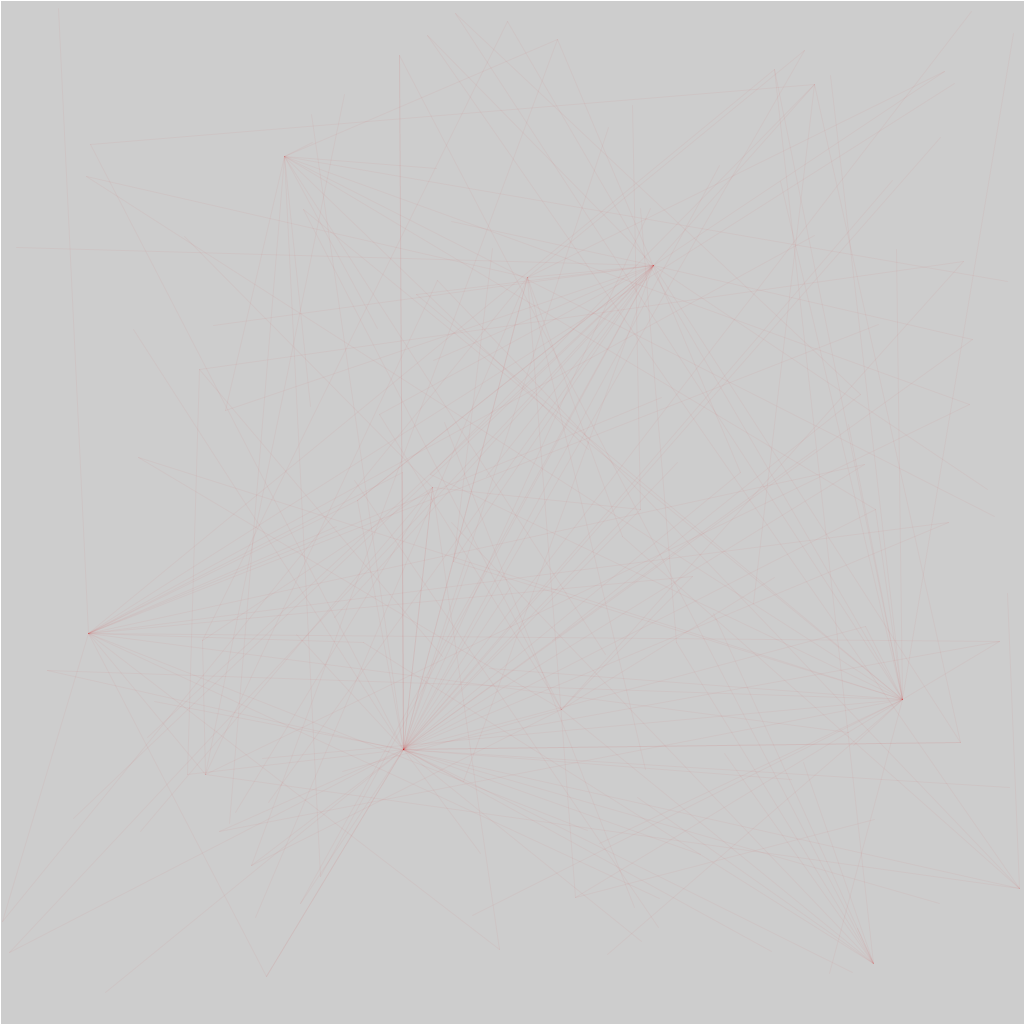
Frame 1 (no input)
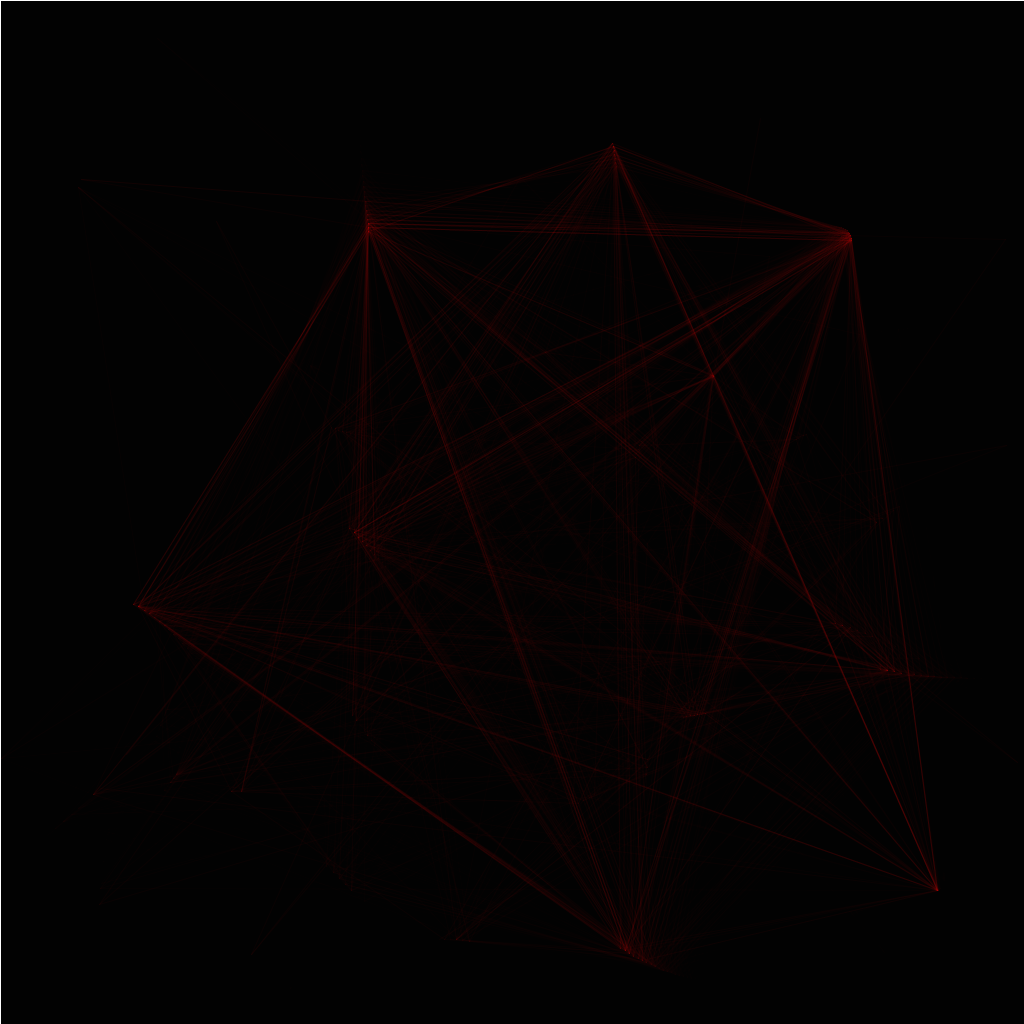
Frame 60 (the mouse pressed at the canvas centre just before this capture)
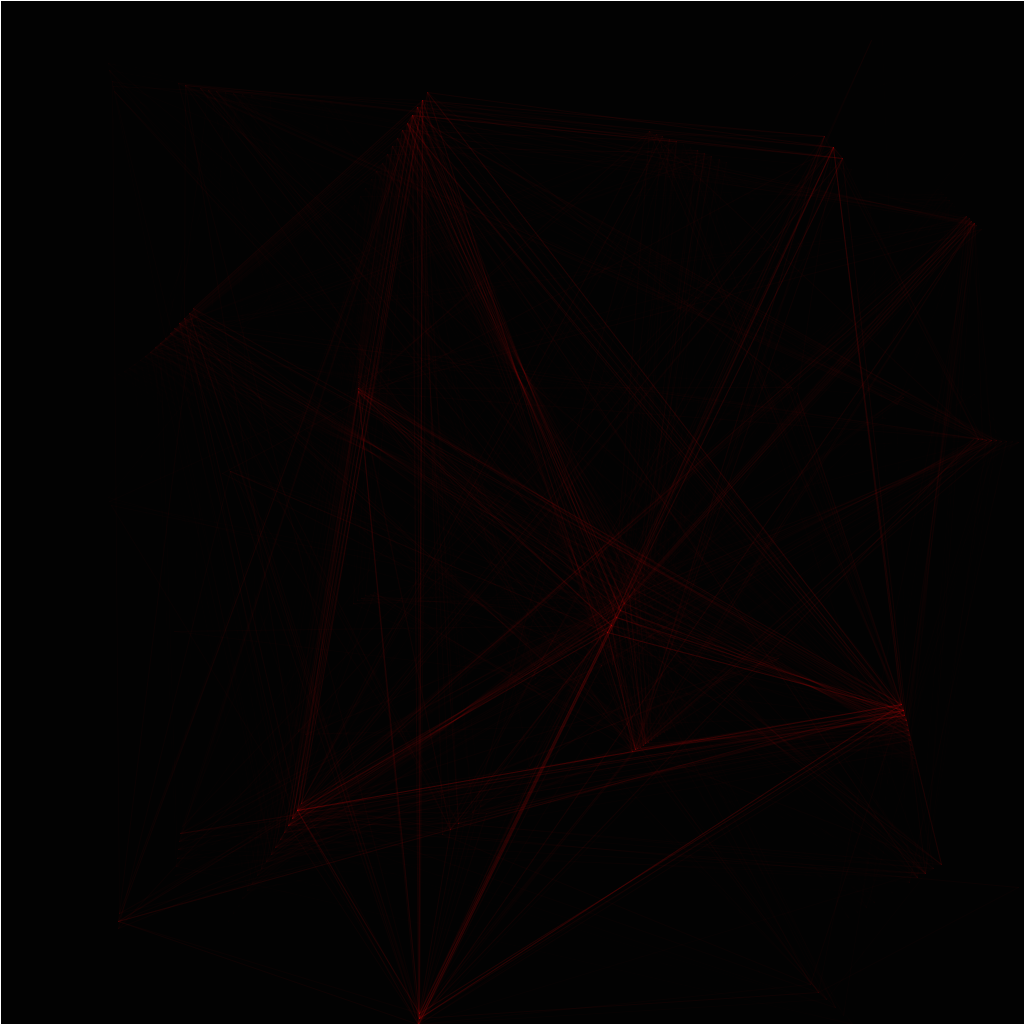
Frame 120 (the mouse held since frame 60 and released just before this capture)

The Processing sketch that drew these frames (run headless with seeded random() and noise(); from frame 60 on, the mouse is pressed at the canvas centre):

// Processing sketch: Flickerer
// ── Flickerer.pde
ArrayList<PVector>points=new ArrayList<PVector>();
void setup() {
  size(1024, 1024);
  background(255);
  for (int i=0; i<300; i++)points.add(new PVector(random(width), random(height)));
  for (int i=0; i<200; i++)things.add(new Thing());
}
ArrayList<Thing>things=new ArrayList<Thing>();
class Thing {
  PVector cur, last;
  Thing() {
    cur=points.get(int(random(points.size())));
    last=points.get(0);
  }
  void update() {
    //if (frameCount%1==0) {
      PVector closest=new PVector(-10000, -10000);
      float closeDist=100000;
      for (PVector p : points) {
        if (p.equals(cur)||p.equals(last))continue;
        float d=PVector.dist(p, closest);
        if (d<closeDist||random(100)<5) {
          closeDist=d;
          closest=p.copy();
        }
      }
      last=cur.copy();
      cur=closest.copy();
    //}
    stroke(closeDist*100,0,0, 10);
    line(cur.x, cur.y, last.x, last.y);
  }
}
void draw() {
  for (Thing t : things)t.update();
  fill(0, 50);
  stroke(255);
  rect(0, 0, width, height);
  stroke(0);
  for (PVector p : points) {
    //fill(0, 0, 255);
    //stroke(0, 0, 255);
    //ellipse(p.x, p.y, 5, 5);
  }
  for (int i=0; i<points.size(); i++) {
    float zoom=0.01;
    float offx=noise(i*100, 0+frameCount*zoom)-0.5;
    float offy=noise(i*100, 100+frameCount*zoom)-0.5;
    PVector p=points.get(i).add(new PVector(offx, offy).mult(30));
    if (p.x<0)p.x=width;
    if (p.y<0)p.y=height;
    if (p.x>width)p.x=0;
    if (p.y>height)p.y=0;
    points.set(i, p);
  }
  surface.setTitle("Flickerer, frameRate="+nf(frameRate,2,3));
}
